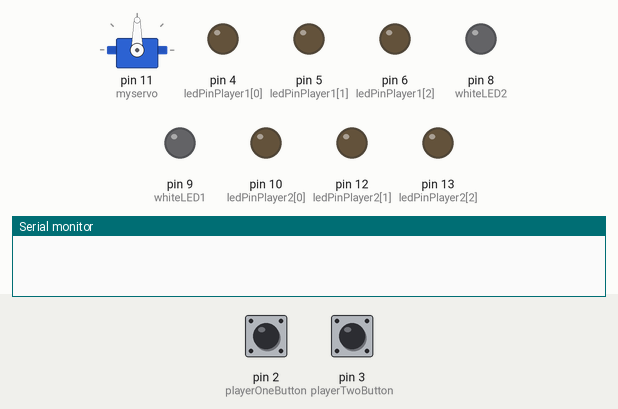
The sketch below on a simulated Arduino Uno, built with avr-gcc and run on an emulated ATmega328P. Parts: servo, output pins drawn as LEDs (lit = HIGH), the last lines printed to the serial monitor. Dashed ring = blinking. The inputs (shaded band) are chosen by the test bench; at power-on: pin 2 (playerOneButton) HIGH, pin 3 (playerTwoButton) HIGH. Random numbers use the default seed unless the sketch sets one.

Above: at 1.2 s.
1.3 s: pin 2 (playerOneButton) pulsed LOW 5 times (0.12 s each, 0.3 s apart)
At 4.6 s:
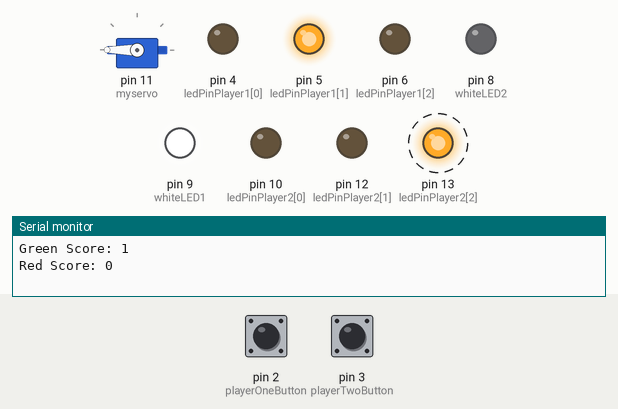
5.8 s: pin 3 (playerTwoButton) pulsed LOW 2 times (0.12 s each, 0.3 s apart)
At 7.8 s:
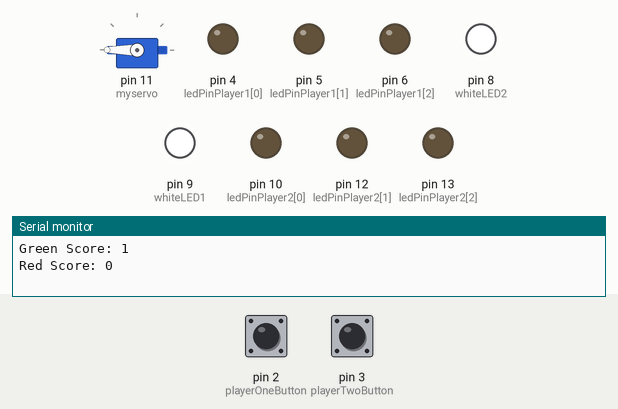
12.4 s: pin 2 (playerOneButton) pulled LOW for 0.15 s
At 14.7 s:
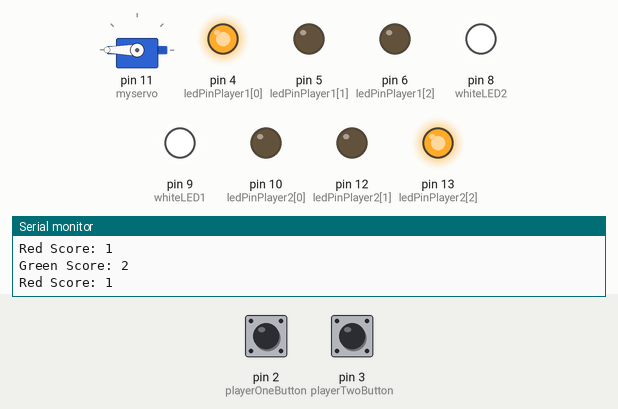
18.5 s: pin 3 (playerTwoButton) pulled LOW for 0.15 s
At 20.5 s:
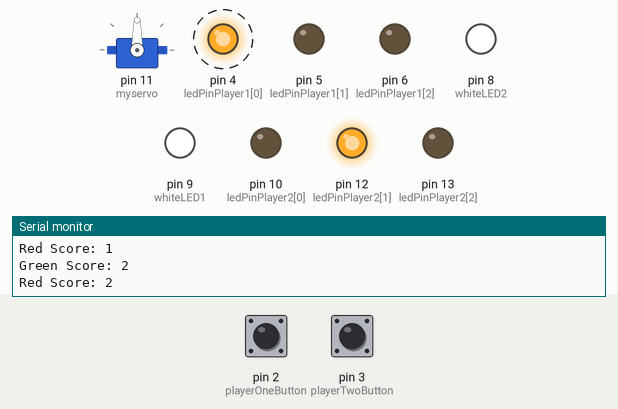
24.6 s: pin 2 (playerOneButton) pulled LOW for 1 s
At 26.3 s:
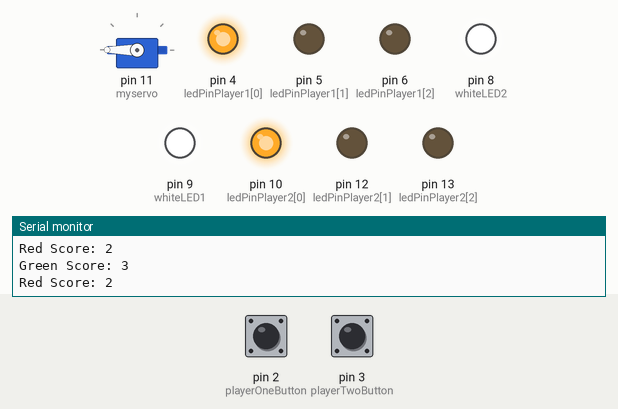
28.6 s: pin 3 (playerTwoButton) pulled LOW for 1 s
At 30.6 s:
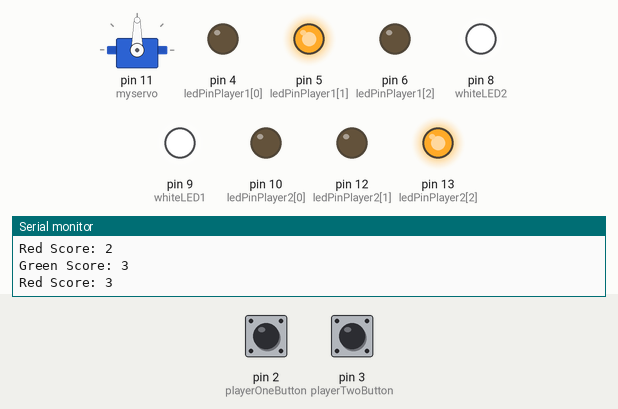
Timing chart, 0 to 37.5 s (numbered marks = the images above; inputs shaded):
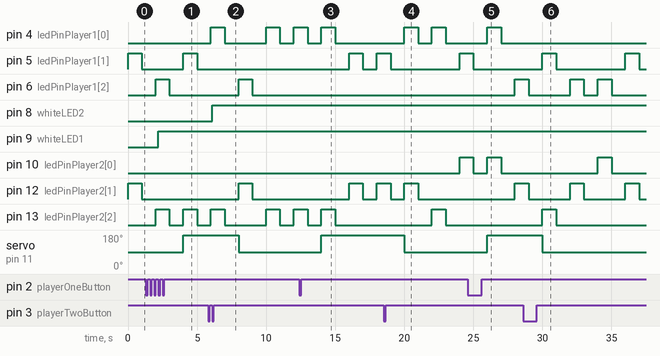

Measured:
- after the input at 1.3 s, pin 9 (whiteLED1): LOW → HIGH after 0.90 s; servo on pin 11 (myservo): 90° → 180° after 2.7 s
- after the input at 5.8 s, pin 8 (whiteLED2): LOW → HIGH after 0.30 s; servo on pin 11 (myservo): 180° → 90° after 2.2 s
- after the input at 12.4 s, servo on pin 11 (myservo): 90° → 180° after 1.6 s
- after the input at 18.5 s, servo on pin 11 (myservo): 180° → 90° after 1.5 s
- after the input at 24.6 s, servo on pin 11 (myservo): 90° → 180° after 1.4 s
- after the input at 28.6 s, servo on pin 11 (myservo): 180° → 90° after 1.4 s
- by itself, pin 5 (ledPinPlayer1[1]): alternates HIGH for 1.0 s and LOW for 5.0 s
- by itself, pin 12 (ledPinPlayer2[1]): alternates HIGH for 1.0 s and LOW for 3.0 s

The sketch:

Program.ino
```cpp
#include <Servo.h>
#include "pitches.h"
Servo myservo;
// assign LEDs and button to pins
int ledPinPlayer1[] = {4,5,6};
int ledPinPlayer2[] = {10,12,13};
int playerOneButton = 2;
int whiteLED1 = 9;
int whiteLED2 = 8;
// declare variables
int playerTwoButton = 3;
int delayTime=1000; // time delay between lights on/off
int randNumber1;
int randNumber2;
int whiteLED1On;
int whiteLED2On;
//added variables
volatile int score1=0;
volatile int score2=0;
int pos;
volatile bool addScore1 = false;
volatile bool addScore2 = false;
bool scoreChanged = false;// notes in the melody:
// notes in the melody:
int melody[] = {

  NOTE_C4, NOTE_G3, NOTE_G3, NOTE_A3, NOTE_G3, 0, NOTE_B3, NOTE_C4
};
// note durations: 4 = quarter note, 8 = eighth note, etc.:
int noteDurations[] = {

  4, 8, 8, 4, 4, 4, 4, 4
};

//setup interrupt, button input and LED outputs
void setup() {
  Serial.begin(9600);
  myservo.attach(11);
  myservo.write(90);
  attachInterrupt(0, playerOneInput, FALLING); // specify interrupt routine
  attachInterrupt(1, playerTwoInput, FALLING); // specify interrupt routine
  for (int i=0; i<3; i++){
    pinMode(ledPinPlayer1[i], OUTPUT); //Specify player 1s pin
  }
  for (int i=0; i<3; i++){
    pinMode(ledPinPlayer2[i], OUTPUT); // Specify player 2s pin
  }
  pinMode(playerOneButton, INPUT);
  pinMode(playerTwoButton, INPUT);
  pinMode(whiteLED1, OUTPUT);
  pinMode(whiteLED2, OUTPUT);
}


//run main program loop
void loop() {
  if (score1 == 10 or score2 == 10)
  {
     gameOver();
  }
  if (scoreChanged == true)
  {
    giveScores();
    scoreChanged = false;
    Serial.println("Green Score: " + String(score1));
    Serial.println("Red Score: " + String(score2));

  }
  randNumber1 = random(3); // select a random number
  randNumber2 = random(3);
  digitalWrite(ledPinPlayer1[randNumber1], HIGH); // light the LED with this number
  digitalWrite(ledPinPlayer2[randNumber2], HIGH); // light the LED with this number
  delay(delayTime);
  digitalWrite(ledPinPlayer1[randNumber1], LOW); // turn off the LED with this number
  digitalWrite(ledPinPlayer2[randNumber2], LOW); // turn off the LED with this number
  delay(delayTime);
  if(whiteLED1On==HIGH){
    digitalWrite(whiteLED1, LOW);
  }  //if whiteLED on = turn it off
  if(whiteLED2On==HIGH){
    digitalWrite(whiteLED2, LOW);
  }  //if whiteLED on = turn it off
}

void playerOneInput()
{
  int ledState1 = digitalRead(ledPinPlayer1[randNumber1]); //Checks if the LED is on when the button is pressed
  if (ledState1 == HIGH)
  {
    digitalWrite(whiteLED1, HIGH);
    addScore1 = true; //Sets the score added and changed to True
    scoreChanged = true;
  }
  /*change this code so that white LED only switches on when button is pressed
  at the right time*/
}


void playerTwoInput()
{
  int ledState2 = digitalRead(ledPinPlayer2[randNumber2]); //Checks if the LED is on when the button is pressed
  if (ledState2 == HIGH)
  {
    digitalWrite(whiteLED2, HIGH);
    addScore2 = true; //Sets the score added and changed to True
    scoreChanged = true;
  }
  /*change this code so that white LED only switches on when button is pressed
  at the right time*/
}

void giveScores()
{
  if (addScore1 == true)
  {
    score1 +=  1; //Increments the score by 1
    addScore1 = false;
    if (score1 > score2)
    {
      myservo.write(180); //turns the servo if the red score is  higher
    }
    if (score1 == score2)
    {
      myservo.write(90); //turns the servo if it is draw
    }
  }
  if (addScore2 == true)
  {
     score2 +=  1; //Increments the score by 1
    addScore2 = false;
    if (score2 > score1)
    {
      myservo.write(0); //turns the servo if the green score is  higher
    }
    if (score1 == score2)
    {
      myservo.write(90);//turns the servo if it is draw
    }
  }
}

void gameOver()
{
if (score1 == 10 )
  {
   for(int i=0; i < 3; i++)
        {
          digitalWrite(ledPinPlayer1[i], HIGH); //Lights up all three corresponding LEDs to indicate that green player has won
        }
   score1 = 0;
   score2 = 0;
   delay(2000);
   for(int i=0; i < 3; i++)
        {
          digitalWrite(ledPinPlayer1[i], LOW);
        }
  }

  if (score2 == 10)
  {
    for(int i=0; i < 3; i++)
    {
      digitalWrite(ledPinPlayer2[i], HIGH); //Lights up all three corresponding LEDs to indicate that green player has won
    }
    score2 = 0;
    score1 = 0;
    delay(2000);

    for(int i=0; i < 3; i++)
        {
          digitalWrite(ledPinPlayer2[i], LOW);
        }
  }
   // iterate over the notes of the melody:

  for (int thisNote = 0; thisNote < 8; thisNote++) {

    // to calculate the note duration, take one second divided by the note type.

    //e.g. quarter note = 1000 / 4, eighth note = 1000/8, etc.

    int noteDuration = 1000 / noteDurations[thisNote];

    tone(7, melody[thisNote], noteDuration);

    // to distinguish the notes, set a minimum time between them.

    // the note's duration + 30% seems to work well:

    int pauseBetweenNotes = noteDuration * 1.30;

    delay(pauseBetweenNotes);

    // stop the tone playing:

    noTone(8);

  }
}
```

pitches.h
```cpp
/*************************************************

 * Public Constants

 *************************************************/

#define NOTE_B0  31
#define NOTE_C1  33
#define NOTE_CS1 35
#define NOTE_D1  37
#define NOTE_DS1 39
#define NOTE_E1  41
#define NOTE_F1  44
#define NOTE_FS1 46
#define NOTE_G1  49
#define NOTE_GS1 52
#define NOTE_A1  55
#define NOTE_AS1 58
#define NOTE_B1  62
#define NOTE_C2  65
#define NOTE_CS2 69
#define NOTE_D2  73
#define NOTE_DS2 78
#define NOTE_E2  82
#define NOTE_F2  87
#define NOTE_FS2 93
#define NOTE_G2  98
#define NOTE_GS2 104
#define NOTE_A2  110
#define NOTE_AS2 117
#define NOTE_B2  123
#define NOTE_C3  131
#define NOTE_CS3 139
#define NOTE_D3  147
#define NOTE_DS3 156
#define NOTE_E3  165
#define NOTE_F3  175
#define NOTE_FS3 185
#define NOTE_G3  196
#define NOTE_GS3 208
#define NOTE_A3  220
#define NOTE_AS3 233
#define NOTE_B3  247
#define NOTE_C4  262
#define NOTE_CS4 277
#define NOTE_D4  294
#define NOTE_DS4 311
#define NOTE_E4  330
#define NOTE_F4  349
#define NOTE_FS4 370
#define NOTE_G4  392
#define NOTE_GS4 415
#define NOTE_A4  440
#define NOTE_AS4 466
#define NOTE_B4  494
#define NOTE_C5  523
#define NOTE_CS5 554
#define NOTE_D5  587
#define NOTE_DS5 622
#define NOTE_E5  659
#define NOTE_F5  698
#define NOTE_FS5 740
#define NOTE_G5  784
#define NOTE_GS5 831
#define NOTE_A5  880
#define NOTE_AS5 932
#define NOTE_B5  988
#define NOTE_C6  1047
#define NOTE_CS6 1109
#define NOTE_D6  1175
#define NOTE_DS6 1245
#define NOTE_E6  1319
#define NOTE_F6  1397
#define NOTE_FS6 1480
#define NOTE_G6  1568
#define NOTE_GS6 1661
#define NOTE_A6  1760
#define NOTE_AS6 1865
#define NOTE_B6  1976
#define NOTE_C7  2093
#define NOTE_CS7 2217
#define NOTE_D7  2349
#define NOTE_DS7 2489
#define NOTE_E7  2637
#define NOTE_F7  2794
#define NOTE_FS7 2960
#define NOTE_G7  3136
#define NOTE_GS7 3322
#define NOTE_A7  3520
#define NOTE_AS7 3729
#define NOTE_B7  3951
#define NOTE_C8  4186
#define NOTE_CS8 4435
#define NOTE_D8  4699
#define NOTE_DS8 4978
```
